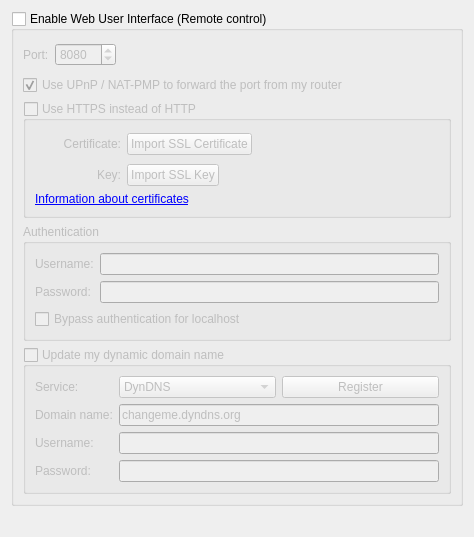
          <widget class="QWidget" name="scrollAreaWidgetContents_7">
           <property name="geometry">
            <rect>
             <x>0</x>
             <y>0</y>
             <width>474</width>
             <height>537</height>
            </rect>
           </property>
           <layout class="QVBoxLayout" name="verticalLayout_23">
            <item>
             <widget class="QGroupBox" name="checkWebUi">
              <property name="title">
               <string>Enable Web User Interface (Remote control)</string>
              </property>
              <property name="checkable">
               <bool>true</bool>
              </property>
              <property name="checked">
               <bool>false</bool>
              </property>
              <layout class="QVBoxLayout" name="verticalLayout_2">
               <item>
                <layout class="QHBoxLayout" name="horizontalLayout_2">
                 <item>
                  <widget class="QLabel" name="lblWebUiPort">
                   <property name="text">
                    <string>Port:</string>
                   </property>
                  </widget>
                 </item>
                 <item>
                  <widget class="QSpinBox" name="spinWebUiPort">
                   <property name="minimum">
                    <number>1</number>
                   </property>
                   <property name="maximum">
                    <number>65535</number>
                   </property>
                   <property name="value">
                    <number>8080</number>
                   </property>
                  </widget>
                 </item>
                 <item>
                  <spacer>
                   <property name="orientation">
                    <enum>Qt::Horizontal</enum>
                   </property>
                   <property name="sizeHint" stdset="0">
                    <size>
                     <width>21</width>
                     <height>29</height>
                    </size>
                   </property>
                  </spacer>
                 </item>
                </layout>
               </item>
               <item>
                <widget class="QCheckBox" name="checkWebUIUPnP">
                 <property name="text">
                  <string>Use UPnP / NAT-PMP to forward the port from my router</string>
                 </property>
                 <property name="checked">
                  <bool>true</bool>
                 </property>
                </widget>
               </item>
               <item>
                <widget class="QGroupBox" name="checkWebUiHttps">
                 <property name="title">
                  <string>Use HTTPS instead of HTTP</string>
                 </property>
                 <property name="checkable">
                  <bool>true</bool>
                 </property>
                 <property name="checked">
                  <bool>false</bool>
                 </property>
                 <layout class="QGridLayout" name="gridLayout_11">
                  <item row="0" column="0">
                   <widget class="QLabel" name="lblSslCertStatus">
                    <property name="minimumSize">
                     <size>
                      <width>22</width>
                      <height>22</height>
                     </size>
                    </property>
                    <property name="maximumSize">
                     <size>
                      <width>22</width>
                      <height>22</height>
                     </size>
                    </property>
                    <property name="text">
                     <string/>
                    </property>
                   </widget>
                  </item>
                  <item row="0" column="1">
                   <widget class="QLabel" name="lblWebUiCrt">
                    <property name="text">
                     <string>Certificate:</string>
                    </property>
                    <property name="alignment">
                     <set>Qt::AlignRight|Qt::AlignTrailing|Qt::AlignVCenter</set>
                    </property>
                   </widget>
                  </item>
                  <item row="0" column="2">
                   <layout class="QHBoxLayout" name="horizontalLayout_4">
                    <item>
                     <widget class="QPushButton" name="btnWebUiCrt">
                      <property name="text">
                       <string>Import SSL Certificate</string>
                      </property>
                     </widget>
                    </item>
                    <item>
                     <spacer name="horizontalSpacer_12">
                      <property name="orientation">
                       <enum>Qt::Horizontal</enum>
                      </property>
                      <property name="sizeHint" stdset="0">
                       <size>
                        <width>138</width>
                        <height>28</height>
                       </size>
                      </property>
                     </spacer>
                    </item>
                   </layout>
                  </item>
                  <item row="1" column="0">
                   <widget class="QLabel" name="lblSslKeyStatus">
                    <property name="minimumSize">
                     <size>
                      <width>22</width>
                      <height>22</height>
                     </size>
                    </property>
                    <property name="maximumSize">
                     <size>
                      <width>22</width>
                      <height>22</height>
                     </size>
                    </property>
                    <property name="text">
                     <string/>
                    </property>
                   </widget>
                  </item>
                  <item row="1" column="1">
                   <widget class="QLabel" name="lblWebUiKey">
                    <property name="text">
                     <string>Key:</string>
                    </property>
                    <property name="alignment">
                     <set>Qt::AlignRight|Qt::AlignTrailing|Qt::AlignVCenter</set>
                    </property>
                   </widget>
                  </item>
                  <item row="1" column="2">
                   <layout class="QHBoxLayout" name="horizontalLayout_5">
                    <item>
                     <widget class="QPushButton" name="btnWebUiKey">
                      <property name="text">
                       <string>Import SSL Key</string>
                      </property>
                     </widget>
                    </item>
                    <item>
                     <spacer name="horizontalSpacer_13">
                      <property name="orientation">
                       <enum>Qt::Horizontal</enum>
                      </property>
                      <property name="sizeHint" stdset="0">
                       <size>
                        <width>40</width>
                        <height>20</height>
                       </size>
                      </property>
                     </spacer>
                    </item>
                   </layout>
                  </item>
                  <item row="2" column="0" colspan="3">
                   <widget class="QLabel" name="lblWebUIInfo">
                    <property name="text">
                     <string>&lt;a href=http://httpd.apache.org/docs/2.2/ssl/ssl_faq.html#aboutcerts&gt;Information about certificates&lt;/a&gt;</string>
                    </property>
                    <property name="openExternalLinks">
                     <bool>true</bool>
                    </property>
                   </widget>
                  </item>
                 </layout>
                </widget>
               </item>
               <item>
                <widget class="QGroupBox" name="groupWebUiAuth">
                 <property name="title">
                  <string>Authentication</string>
                 </property>
                 <layout class="QGridLayout" name="gridLayout_10">
                  <item row="0" column="1" rowspan="3">
                   <widget class="QLineEdit" name="textWebUiUsername">
                    <property name="text">
                     <string/>
                    </property>
                    <property name="maxLength">
                     <number>1000</number>
                    </property>
                    <property name="echoMode">
                     <enum>QLineEdit::Normal</enum>
                    </property>
                   </widget>
                  </item>
                  <item row="3" column="1">
                   <widget class="QLineEdit" name="textWebUiPassword">
                    <property name="text">
                     <string/>
                    </property>
                    <property name="maxLength">
                     <number>1000</number>
                    </property>
                    <property name="echoMode">
                     <enum>QLineEdit::Password</enum>
                    </property>
                   </widget>
                  </item>
                  <item row="4" column="0" colspan="2">
                   <widget class="QCheckBox" name="checkBypassLocalAuth">
                    <property name="text">
                     <string>Bypass authentication for localhost</string>
                    </property>
                   </widget>
                  </item>
                  <item row="0" column="0" rowspan="3">
                   <widget class="QLabel" name="lblWebUiUsername">
                    <property name="text">
                     <string>Username:</string>
                    </property>
                   </widget>
                  </item>
                  <item row="3" column="0">
                   <widget class="QLabel" name="lblWebUiPassword">
                    <property name="text">
                     <string>Password:</string>
                    </property>
                   </widget>
                  </item>
                 </layout>
                </widget>
               </item>
               <item>
                <widget class="QGroupBox" name="checkDynDNS">
                 <property name="title">
                  <string>Update my dynamic domain name</string>
                 </property>
                 <property name="checkable">
                  <bool>true</bool>
                 </property>
                 <property name="checked">
                  <bool>false</bool>
                 </property>
                 <layout class="QFormLayout" name="formLayout_5">
                  <item row="0" column="0">
                   <widget class="QLabel" name="label_19">
                    <property name="text">
                     <string>Service:</string>
                    </property>
                   </widget>
                  </item>
                  <item row="0" column="1">
                   <layout class="QHBoxLayout" name="horizontalLayout_3">
                    <item>
                     <widget class="QComboBox" name="comboDNSService">
                      <item>
                       <property name="text">
                        <string notr="true">DynDNS</string>
                       </property>
                      </item>
                      <item>
                       <property name="text">
                        <string notr="true">No-IP</string>
                       </property>
                      </item>
                     </widget>
                    </item>
                    <item>
                     <widget class="QPushButton" name="registerDNSBtn">
                      <property name="text">
                       <string>Register</string>
                      </property>
                     </widget>
                    </item>
                   </layout>
                  </item>
                  <item row="1" column="0">
                   <widget class="QLabel" name="label_20">
                    <property name="text">
                     <string>Domain name:</string>
                    </property>
                   </widget>
                  </item>
                  <item row="1" column="1">
                   <widget class="QLineEdit" name="domainNameTxt">
                    <property name="text">
                     <string notr="true">changeme.dyndns.org</string>
                    </property>
                   </widget>
                  </item>
                  <item row="2" column="0">
                   <widget class="QLabel" name="label_21">
                    <property name="text">
                     <string>Username:</string>
                    </property>
                   </widget>
                  </item>
                  <item row="2" column="1">
                   <widget class="QLineEdit" name="DNSUsernameTxt">
                    <property name="maxLength">
                     <number>50</number>
                    </property>
                   </widget>
                  </item>
                  <item row="3" column="0">
                   <widget class="QLabel" name="label_22">
                    <property name="text">
                     <string>Password:</string>
                    </property>
                   </widget>
                  </item>
                  <item row="3" column="1">
                   <widget class="QLineEdit" name="DNSPasswordTxt">
                    <property name="maxLength">
                     <number>50</number>
                    </property>
                    <property name="echoMode">
                     <enum>QLineEdit::Password</enum>
                    </property>
                   </widget>
                  </item>
                 </layout>
                </widget>
               </item>
              </layout>
             </widget>
            </item>
            <item>
             <spacer name="verticalSpacer">
              <property name="orientation">
               <enum>Qt::Vertical</enum>
              </property>
              <property name="sizeHint" stdset="0">
               <size>
                <width>20</width>
                <height>40</height>
               </size>
              </property>
             </spacer>
            </item>
           </layout>
          </widget>
